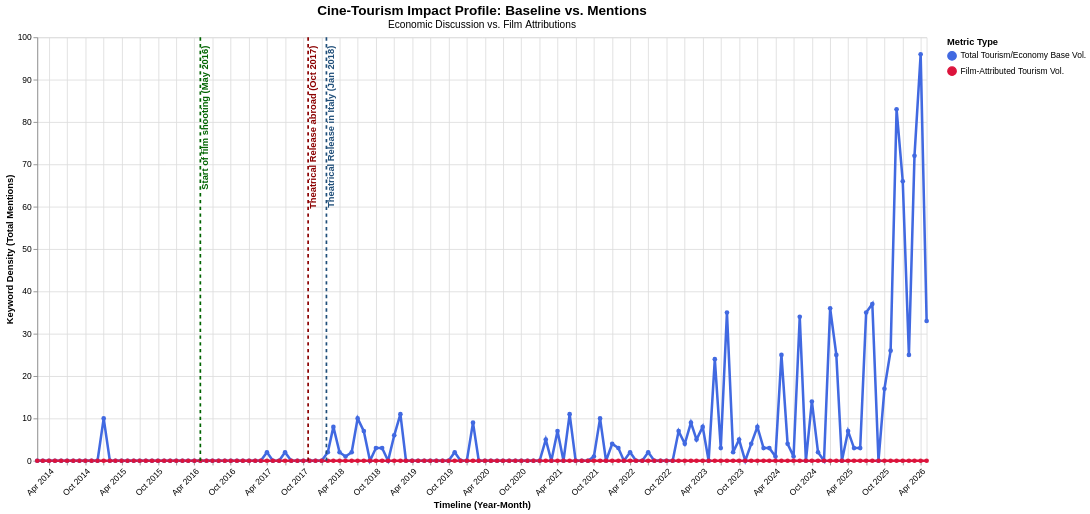

Write the Vega-Lite specification saved for this chart.
### Vega-Lite specification from a JSON file in a GitHub repository (floating-point values rounded to 4 significant figures; data arrays with more than 128 entries replaced by an {"elided": "..."} marker saying what was removed)
{"config": {"view": {"continuousWidth": 300, "continuousHeight": 300}}, "layer": [{"data": {"name": "data-0115b7ecf1beab31ecfd43c725fa6e25"}, "mark": {"type": "line", "point": true, "strokeWidth": 3}, "encoding": {"color": {"field": "Metric", "legend": {"orient": "right", "title": "Metric Type"}, "scale": {"domain": ["Total Tourism/Economy Base Vol.", "Film-Attributed Tourism Vol."], "range": ["#4169E1", "#DC143C"]}, "type": "nominal"}, "tooltip": [{"field": "Date", "format": "%B %Y", "title": "Month", "type": "temporal"}, {"field": "Metric", "title": "Category", "type": "nominal"}, {"field": "Score", "title": "Impact Mentions", "type": "quantitative"}], "x": {"axis": {"format": "%b %Y", "labelAngle": -45}, "field": "Date", "title": "Timeline (Year-Month)", "type": "temporal"}, "y": {"field": "Score", "title": "Keyword Density (Total Mentions)", "type": "quantitative"}}, "name": "view_ddfa49db4163f7f9_0"}, {"data": {"name": "data-57eb6e8149d7a4d4a22ab79626cdab88"}, "mark": {"type": "rule", "size": 2, "strokeDash": [4, 4]}, "encoding": {"color": {"field": "Color", "scale": null, "type": "nominal"}, "x": {"field": "Date", "type": "temporal"}}}, {"data": {"name": "data-57eb6e8149d7a4d4a22ab79626cdab88"}, "mark": {"type": "text", "align": "right", "angle": 270, "baseline": "top", "dx": 5, "fontSize": 11, "fontWeight": "bold"}, "encoding": {"color": {"field": "Color", "scale": null, "type": "nominal"}, "text": {"field": "Event", "type": "nominal"}, "x": {"field": "Date", "type": "temporal"}, "y": {"value": 15}}}], "height": 500, "title": {"text": "Cine-Tourism Impact Profile: Baseline vs. Mentions", "fontSize": 16, "subtitle": "Economic Discussion vs. Film Attributions", "subtitleFontSize": 12}, "width": 1050, "$schema": "https://vega.github.io/schema/vega-lite/v6.4.1.json", "datasets": {"data-0115b7ecf1beab31ecfd43c725fa6e25": {"elided": "296 records"}, "data-57eb6e8149d7a4d4a22ab79626cdab88": [{"Date": "2016-05-01T00:00:00", "Event": "Start of film shooting (May 2016)", "Color": "#006400"}, {"Date": "2017-10-25T00:00:00", "Event": "Theatrical Release abroad (Oct 2017)", "Color": "#8B0000"}, {"Date": "2018-01-25T00:00:00", "Event": "Theatrical Release in Italy (Jan 2018)", "Color": "#1F4E79"}]}}
